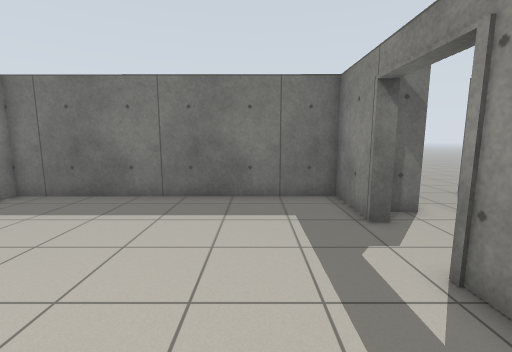
[1] (above)

17 first-person views from a walk through a Gazebo world. The camera is 1.2 m above the floor, tilts 8° down and sees 90° across. The floor is counted in squares, 0.5 m on a side. Each view is taken from the middle of a square. On the plan, view 1 faces up. The plan holds only what a view shows up to about 17 squares ahead; the rest is blank.

[2]
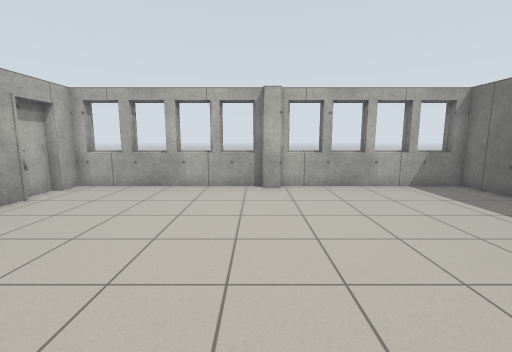

[3]
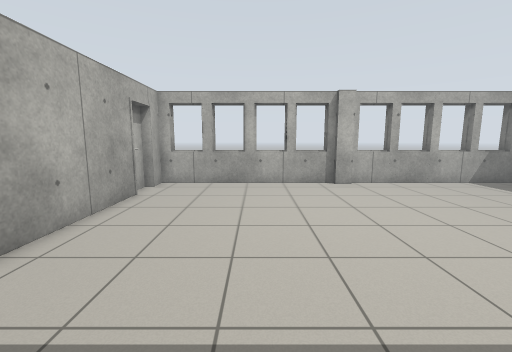

[4]
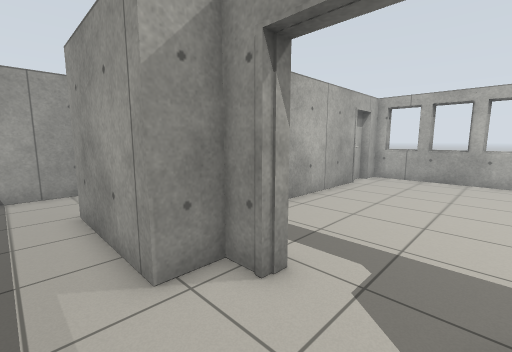

[5]
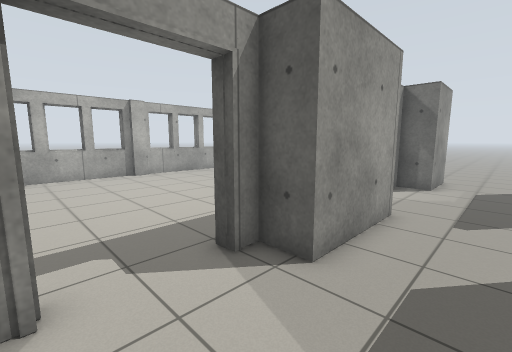

[6]
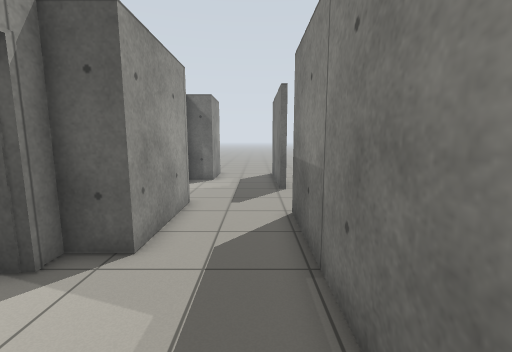

[7]
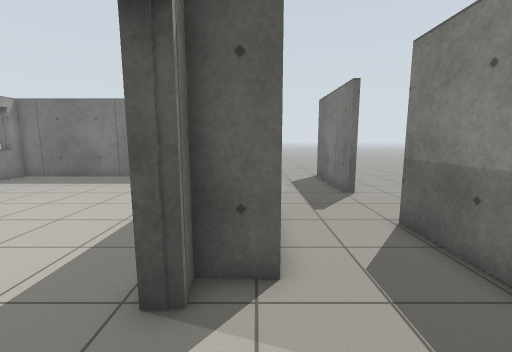

[8]
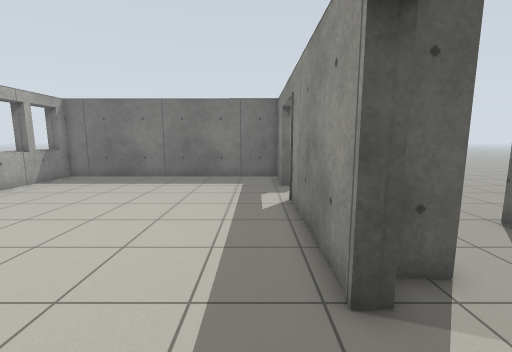

[9]
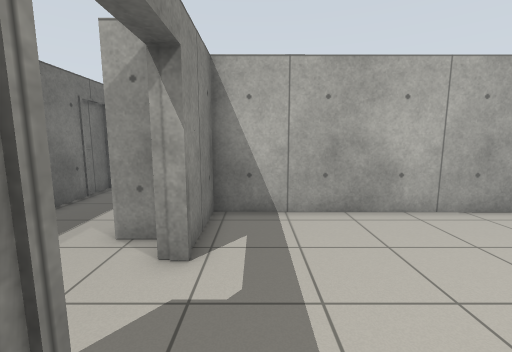

[10]
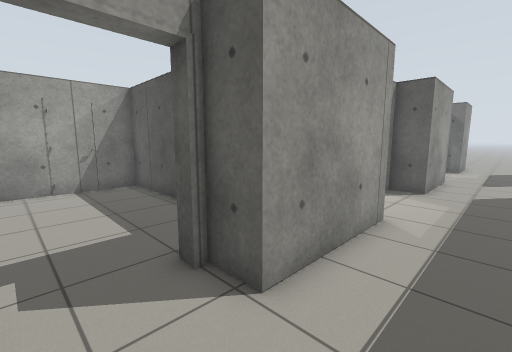

[11]
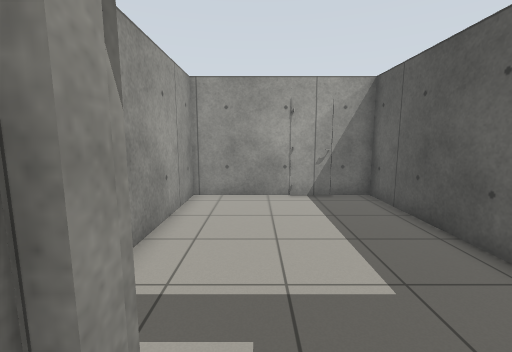

[12]
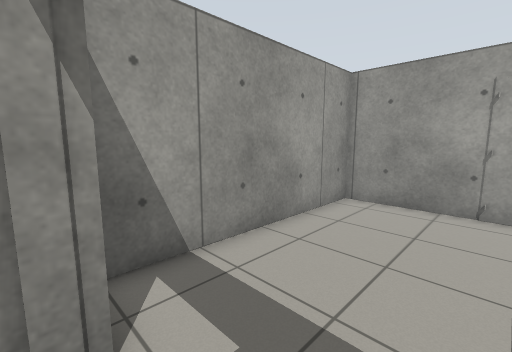

[13]
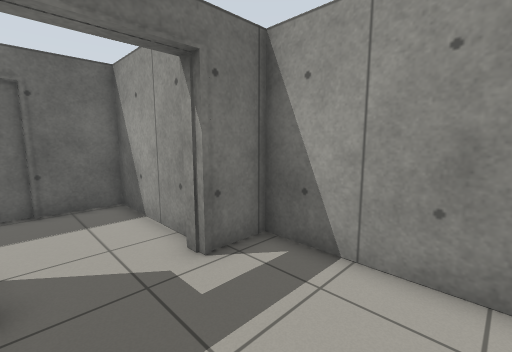

[14]
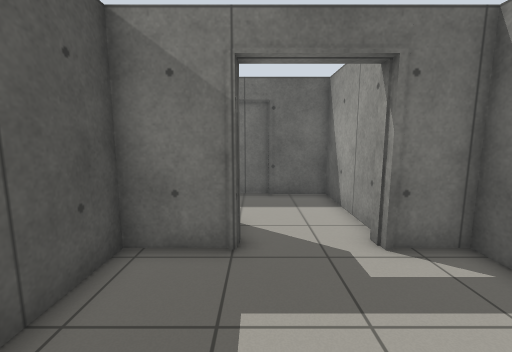

[15]
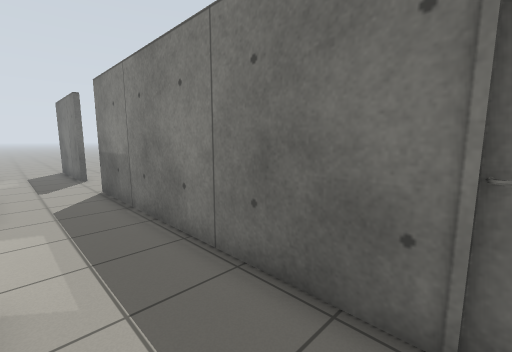

[16]
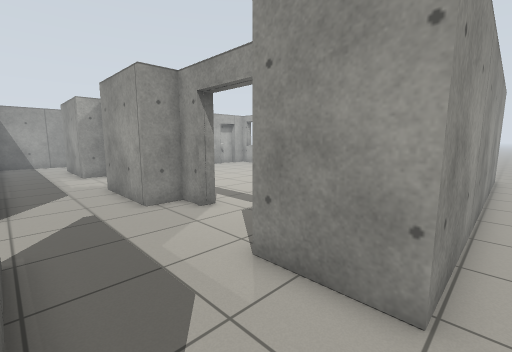

[17]
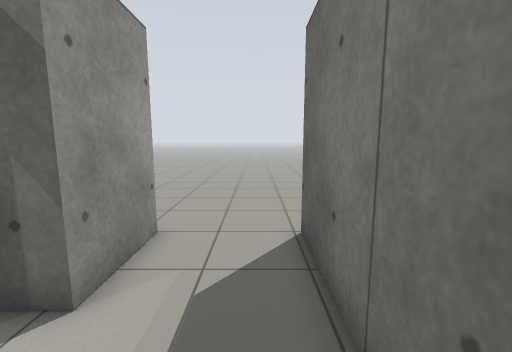

### Floor plan
Points are (right, up) in squares from view 1. A wall is a line through its corners. A room is listed if a view was taken in it or the views show most of it. See-through windows are left out.
Room 1 (views 1, 2, 3, 4, 5, 6, 7, 8, 9, 10, 11, 12, 15, 16, 17)
walls: (4, 2.8) (5.4, 2.8) (5.4, -1.8) (4, -1.8) (4, -2.6) (3.4, -2.6) (3.4, 4.1) (4, 4.1) (4, 2.8); (4, 7.3) (3.4, 7.3) (3.4, 10.7) (-10.3, 10.7) (-10.3, -9.3) (-9, -9.3) (-9, -9.7) (-7.6, -9.7); (-9.9, 1.4) (-9.9, 0.4) (-10.4, 0.4); (-10.2, 0) (-10.6, 0) (-10.6, -1.9); (-10.2, 3.4) (-11, 3.4); (-10.2, -2.3) (-10.6, -2.3) (-10.6, -4.1) (-10.2, -4.1); (-10.6, 3.5) (-10.6, 1.6); (-10.2, 5.7) (-11, 5.7); (-10.6, 5.7) (-10.6, 3.9); (-10.6, -4.5) (-10.6, -6.4) (-10.2, -6.4); (9.2, 5.4) (9.2, 11.5); (-10.1, 7.9) (-11, 7.9); (3.4, -9.9) (3.4, -5.8) (4, -5.8) (4, -7) (5.4, -7) (5.4, -12.3) (3.9, -12.3); (-10.6, 8) (-10.6, 6.4); (-7.2, -9.3) (3.5, -9.3); (-10.6, -6.9) (-10.6, -8.8); (-10.1, 10.1) (-11, 10.1); (-10.6, 10.1) (-10.6, 8.6); (-11, -8.7) (-10.2, -8.7); (-11, 11.4) (5.4, 11.4) (5.4, 8.3) (4, 8.3) (4, 7.8); (4, -12.6) (3.4, -12.6); (3.4, -15.8) (4, -15.8); (3.9, -16.1) (9.2, -16.1) (9.2, 1.4)
ways out: opening at (4.5, -14) to room 2; opening at (9, 3.5); opening at (9, 12.5)
Room 2 (views 13, 14)
walls: (3.4, -12.6) (3.4, -9.9); (3.5, -10) (-6, -10) (-6, -17.8) (3.4, -17.8) (3.4, -15.8)
ways out: opening at (4.5, -14) to room 1

Positions as (right, up) in squares from view 1, and headings:
1: (0, 0), facing up
2: (3, 0), facing left
3: (4, -4), facing left
4: (7, -3), facing down-left
5: (8, -6), facing up-left
6: (8, -7), facing up
7: (5, -6), facing up
8: (2, -6), facing up
9: (2, -1), facing down
10: (8, -15), facing up-left
11: (5, -15), facing left
12: (4, -13), facing down-left
13: (-1, -13), facing down-right
14: (-2, -13), facing right
15: (6, -12), facing up-right
16: (9, 12), facing down-left
17: (8, 5), facing up
